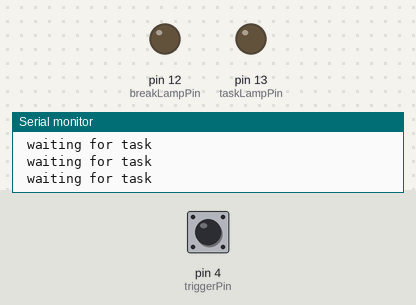
A sketch run on a simulated Arduino Uno, built with avr-gcc and run on an emulated ATmega328P. On the bench: output pins drawn as LEDs (lit = HIGH), the last lines printed to the serial monitor. Dashed ring = blinking. The inputs (shaded band) are chosen by the test bench; at power-on: pin 4 (triggerPin) HIGH.

Above: at 1.2 s.
1.3 s: pin 4 (triggerPin) pulled LOW for 0.15 s
At 1.38 s:
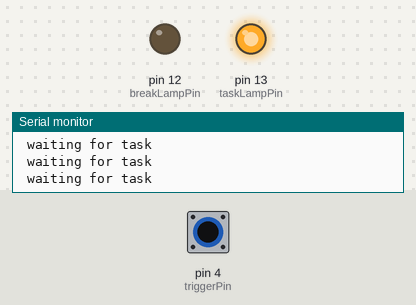
2.9 s: pin 4 (triggerPin) pulled LOW for 0.15 s
At 3.7 s:
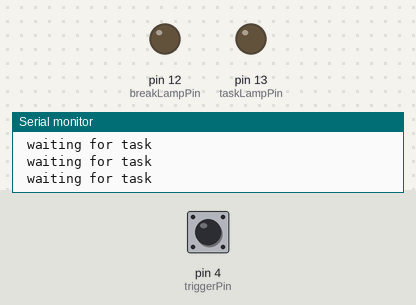
6.0 s: pin 4 (triggerPin) pulled LOW for 1 s
At 6.6 s:
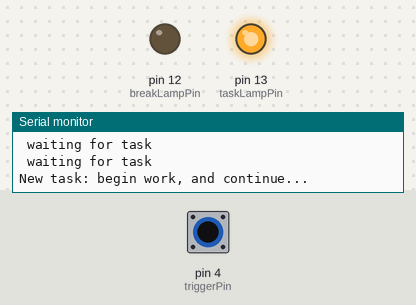
10.0 s: pin 4 (triggerPin) pulsed LOW 2 times (0.12 s each, 0.3 s apart)
At 10.06 s:
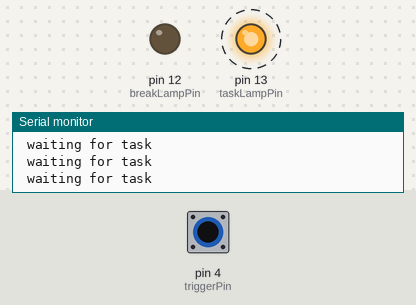
13.6 s: pin 4 (triggerPin) pulsed LOW 5 times (0.12 s each, 0.3 s apart)
At 15.2 s:
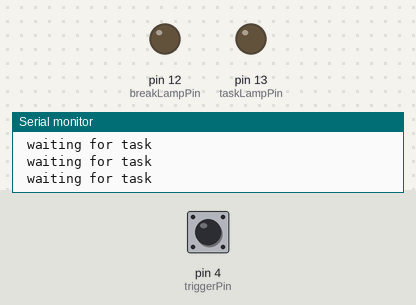
Timing chart, 0 to 16.7 s (numbered marks = the images above; inputs shaded):
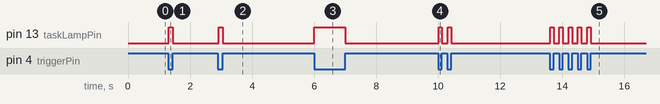

Measured:
- after the input at 1.3 s, pin 13 (taskLampPin): LOW → HIGH at once, → LOW 0.13 s later
- after the input at 2.9 s, pin 13 (taskLampPin): LOW → HIGH at once, → LOW 0.13 s later
- after the input at 6.0 s, pin 13 (taskLampPin): LOW → HIGH at once, → LOW 1.0 s later
- after the input at 10.0 s, pin 13 (taskLampPin): alternates HIGH for 0.11 s and LOW for 0.19 s, 4 changes in all, then stays LOW, starting at once
- after the input at 13.6 s, pin 13 (taskLampPin): alternates HIGH for 0.11 s and LOW for 0.19 s, 10 changes in all, then stays LOW, starting at once

The sketch:

copy_of_simple_pomodoro_timer1.ino
```cpp
// a simple pomodoro timer

int message = 0;
// the following variables are longs because the time, measured in miliseconds,
// will quickly become a bigger number than can be stored in an int.
unsigned long TASK_TIME = 10000; // for testing: 10 seconds
unsigned long BREAK_TIME = 5000; // for testing: 5 seconds
//unsigned long TASK_TIME = 2400000; // 40 mins
//unsigned long BREAK_TIME = 600000; // 10 mins
unsigned long taskDelayStart = 0; // the time the delay started
unsigned long breakDelayStart = 0; // the time the delay started
bool taskDelayRunning = false; // true if still waiting for delay to finish
bool breakDelayRunning = false; // true if still waiting for delay to finish
bool taskLightOn = false; // keep track of the lamp state

#define taskLampPin 13
#define breakLampPin 12
#define triggerPin 4

void setup() {
  pinMode(triggerPin, INPUT_PULLUP); //set up switch pin with internal pullup resistor
  pinMode(taskLampPin, OUTPUT);
  digitalWrite(taskLampPin, LOW);
  pinMode(breakLampPin, OUTPUT);
  digitalWrite(breakLampPin, LOW);

  // start the serial connection
  Serial.begin(9600);
}

void loop() {
  message = digitalRead(triggerPin);
  if (message == 0){ //if a task is in progress
    if (!taskLightOn && !taskDelayRunning & !breakDelayRunning){ // if the lamp is off and neither timer has started yet
      taskDelayStart = millis(); //start delay
      taskDelayRunning = true;   //start the task timer

      digitalWrite(taskLampPin, HIGH);         //turns on the light
      taskLightOn = true;
      Serial.println("New task: begin work, and continue...");
    }

    if (taskLightOn && taskDelayRunning && ((millis() - taskDelayStart) >= TASK_TIME)) { // this code executes when task time is up
      taskDelayStart += TASK_TIME; // this prevents drift in the delays
      taskDelayRunning = false;
      Serial.println("time has elapsed, you've been working hard, take a break");
      digitalWrite(breakLampPin, HIGH);         //turns on the light
      digitalWrite(taskLampPin, LOW);          //turns off the light
      taskLightOn = false;

       breakDelayStart = millis(); //start delay
       breakDelayRunning = true;
     }

    if (!taskLightOn && breakDelayRunning && ((millis() - breakDelayStart) >= BREAK_TIME)) { // this code executes when break time is up
      breakDelayStart += BREAK_TIME; // this prevents drift in the delays
      breakDelayRunning = false;
      Serial.println("break time is over, back to work");
      taskDelayRunning = true;
      taskDelayStart = millis(); //start delay
    digitalWrite(breakLampPin, LOW);         //turns on the light
      digitalWrite(taskLampPin, HIGH);         //turns on the light
      taskLightOn = true;
    }
  }

    if (message == 1){ //if task is completed, turn it off
      breakDelayRunning = false;
      taskDelayRunning = false;
      if (taskLightOn){
      Serial.println("task complete");
      digitalWrite(taskLampPin, LOW);          //turns off the light
      digitalWrite(breakLampPin, LOW);
      taskLightOn = false;

      }
     Serial.println(" waiting for task");
     }
}
```
